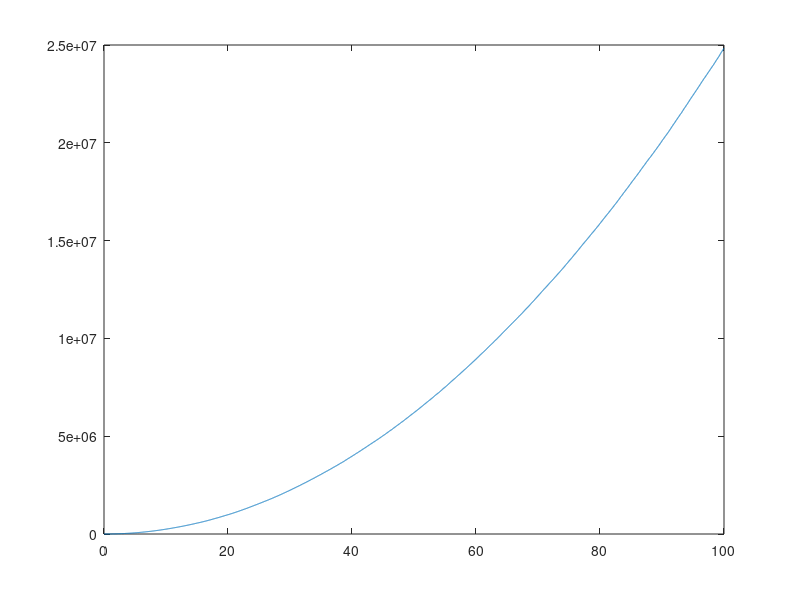

This chart was generated by the following MATLAB code:
clear; close all; clc;


T = 100; N = 5000; dt = T/N;
dW = 1+sqrt(dt)*randn(1,N); % increments
W = cumsum(dW); % cumulative sum
plot([0:dt:T],[0,W]) % plot W against t

Z = W.^2;
plot([0:dt:T],[0,Z])
